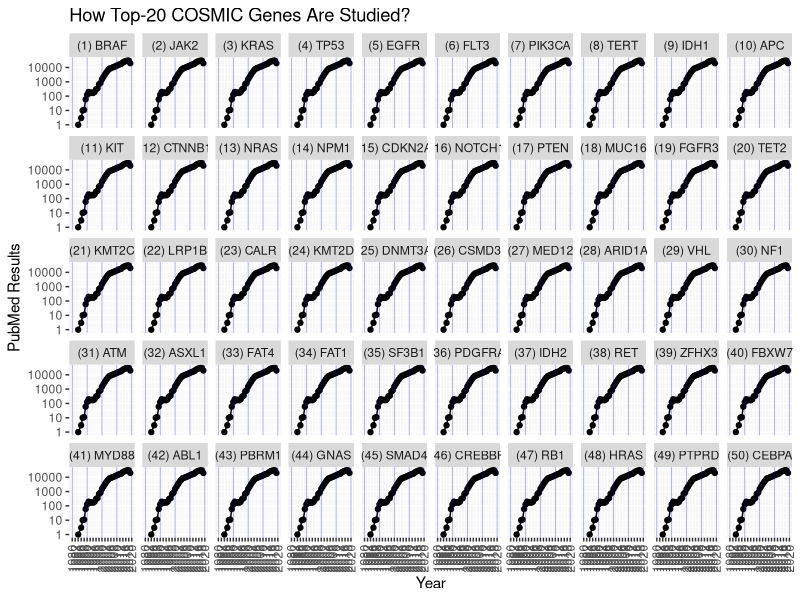

This chart was generated by the following R code:
library(tidyverse)

a <- read_tsv("data/gene-results.txt")
g <- a %>%
  left_join(a %>%
              distinct(gene, cosmic) %>%
              arrange(desc(cosmic)) %>%
              mutate(order = row_number()),
            by = c("gene", "cosmic")) %>%
  mutate(name = sprintf("(%d) %s", order, gene),
         name = factor(name, unique(name))) %>%
  filter(year >= 1980, year <= 2019) %>%
  ggplot(aes(x = year, y = pubmed, group = name)) +
  geom_line() +
  geom_point() +
  facet_wrap(~ name, nrow = 5) +
  scale_y_continuous(trans = "log10") +
  scale_x_continuous(breaks = seq(1980,2020,by=2)) +
  theme(axis.text.x = element_text(angle = 90, hjust = 1, vjust = .5)) +
  geom_vline(xintercept = c(1980,1990,2000,2010,2020),
             alpha = .5, color = "blue", size = .2) +
  labs(x = "Year", y = "PubMed Results") +
  ggtitle("How Top-20 COSMIC Genes Are Studied?")
g %>% ggsave(filename = "genes.png", width = 12, height = 8)
